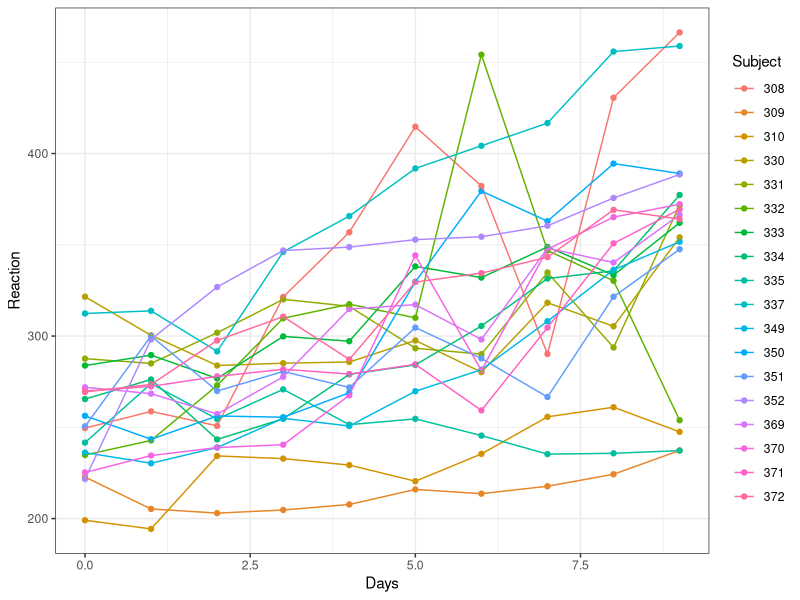
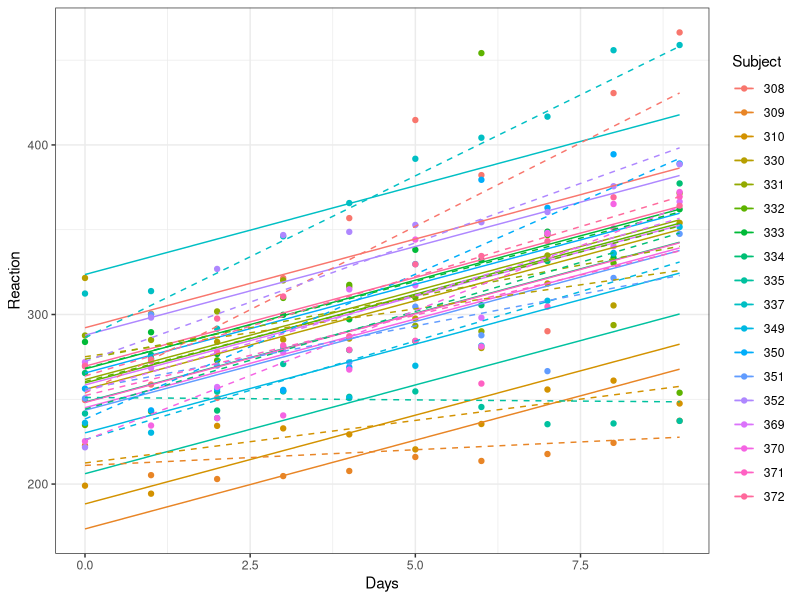
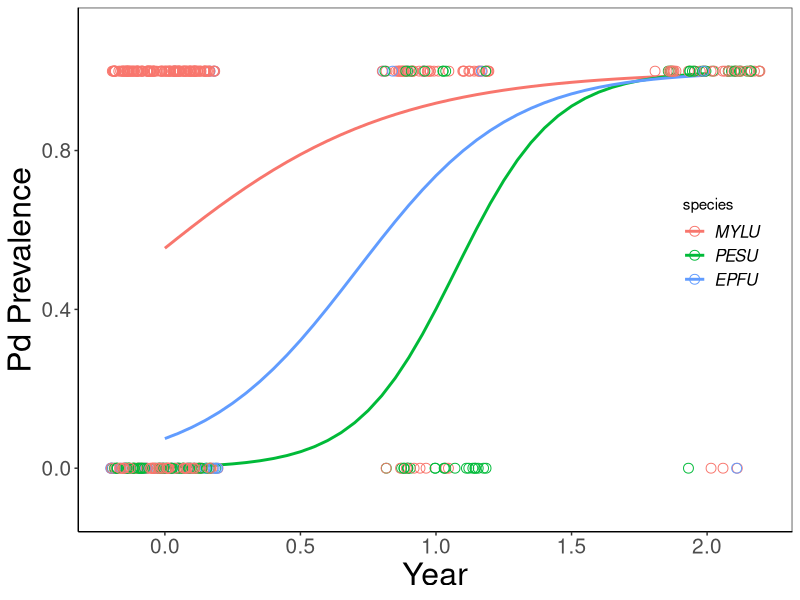
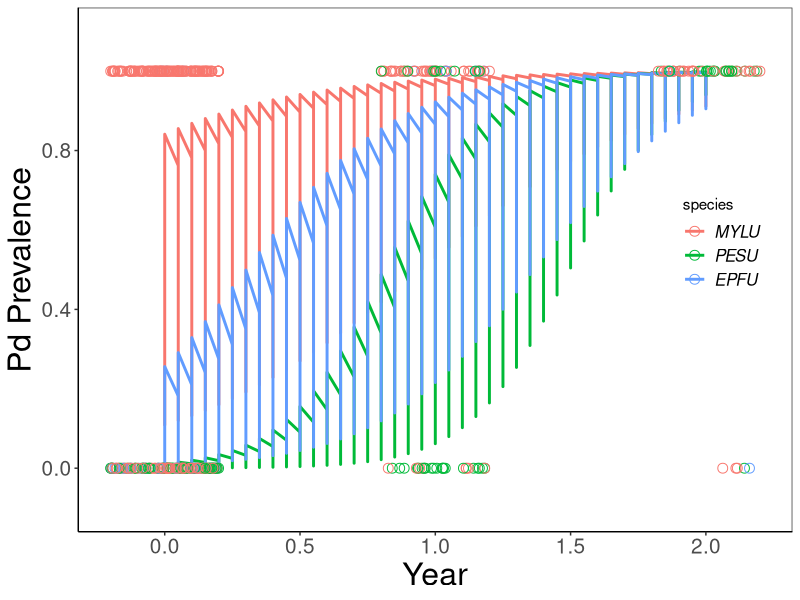
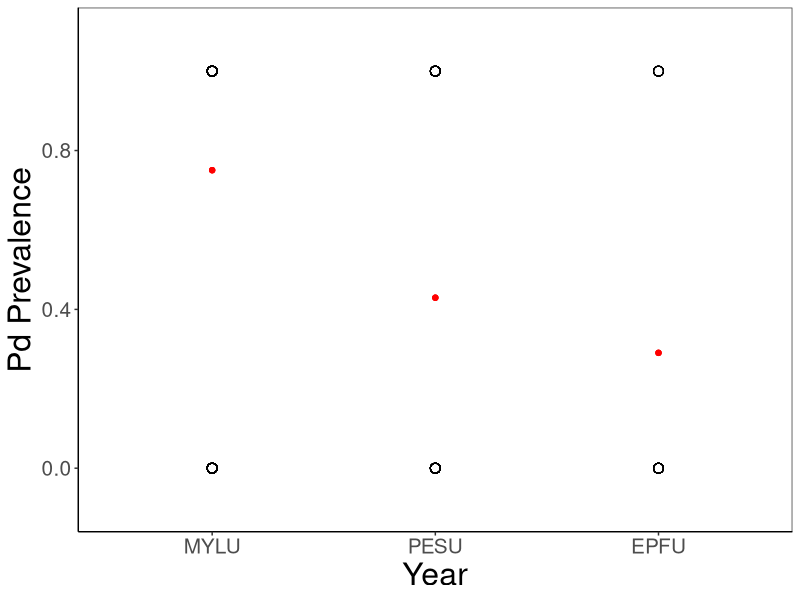

Write R code to recreate these figures, in order.

rm(list=ls()) # clears workspace

#ex12_mixed_models
##load important packages##
library(ggplot2)
library(MASS)
library(reshape2)
library(tidyverse)

#probably a new package
#install.packages("lme4")
library(lme4)
head(sleepstudy)

#lets take a look at the data
library(ggplot2); theme_set(theme_bw())
q0 <- (ggplot(sleepstudy, aes(Days, Reaction, colour = Subject))
       + geom_point())  ## points only, use later
print(q0+geom_line())

#run models
lm2 <- lmer(Reaction~Days + (1|Subject),data=sleepstudy) ## rand intercept
lm3 <- lmer(Reaction~Days + (Days|Subject),data=sleepstudy) ## rand slopes and intercepts

#lets look at the first model
summary(lm2)

#we don't get a p-value, only a t value
#this is because understanding the df with random effects is hard
#my recommendation: estimate the random effects conservative (e.g. the largest number of df they could potentially take up)
#here, we have 18 subjects, plus the fixed effect Days (which is continous)
#therefore, our df = Numbers of obs (180) - (all the levels of fixed effects) - (all the levels of random effects)
#180 - 18 - 1
180 - 18 - 1
#161
t.value = 13.02
p.value = 2*pt(t.value, df = 161, lower=FALSE)
#draw from the t distribution to get the probability (p-value) at your calculated t-value
p.value
#a good rule of thumb is that if you have a lot of data, you want a t-value > 2

#what are diffs between the models above?
pp <- expand.grid(Days=0:9,Subject=levels(sleepstudy$Subject))
#create a new data frame with all the stuff for each subjuet
pp2 <- cbind(pp,Reaction=predict(lm2,newdata=pp))
#make a new dataframe, pp2, and predict lm2
pp3 <- cbind(pp,Reaction=predict(lm3,newdata=pp))
#make a new dataframe, pp2, and predict lm3

print(q0
      + geom_line(data=pp2)
      + geom_line(data=pp3,lty=2))
#the dashed lines are nested and the solid line are not!


##NOW FOR A GLMM##
bat = read.csv("bat_data.csv")
head(bat)

#make a year column
bat$date = as.Date(bat$date, "%m/%d/%y")
bat$year = format(bat$date, "%y")
bat$year = as.numeric(bat$year)
bat$year = bat$year - min(bat$year)

#drop a species that dies too early
bat = subset(bat, species!="MYSE")
#and substrate
bat = subset(bat, species!="SUBSTRATE")


#glms - binomial
gm1 = glmer(gd~species + (1|site),data=bat, family = "binomial")
summary(gm1)
#the GLM version of this will give us p-values
library(car)
Anova(gm1)

gm2 = glmer(gd~species*year + (1|site),data=bat, family = "binomial")
summary(gm2)

anova(gm1,gm2)

#let's predict g2
newdat = expand.grid(species = unique(bat$species),
                     year=seq(min(bat$year),max(bat$year),by = .05),
                     site = unique(bat$site)
                     )
newdat$yhat = predict(gm2,newdata= newdat,re.form=NA,type="response")
#note - I use response to transform from logit space to response variable space
#I used re.form to drop random effects because I don't care about the site effects

#let's plot the prediction
r=ggplot(data=newdat, aes(x=year,y=yhat,col=species))+ 
  geom_line(size=1)+
  geom_point(data = bat, aes(x = jitter(year), y = gd),size=3, shape = 1)+
  ylab("Pd Prevalence")+
  xlab("Year")+
  coord_cartesian(ylim=c(-0.1,1.1))+ #zoom in
  theme_bw() + 
  theme(axis.title=element_text(size=23),axis.text=element_text(size=15),panel.grid = element_blank(), axis.line=element_line(),legend.position=c(.9,.55),legend.text = element_text(size=12,face="italic"))
print(r)

#what if I hadn't dropped the site effects?

newdat$yhat = predict(gm2,newdata= newdat,type="response")
r=ggplot(data=newdat, aes(x=year,y=yhat,col=species))+ 
  geom_line(size=1)+
  geom_point(data = bat, aes(x = jitter(year), y = gd),size=3, shape = 1)+
  ylab("Pd Prevalence")+
  xlab("Year")+
  coord_cartesian(ylim=c(-0.1,1.1))+
  theme_bw() + 
  theme(axis.title=element_text(size=23),axis.text=element_text(size=15),panel.grid = element_blank(), axis.line=element_line(),legend.position=c(.9,.55),legend.text = element_text(size=12,face="italic"))
print(r)

#yikes

##what if we want to predict categorical
newdat2 = expand.grid(species = unique(bat$species),
                     site = unique(bat$site)
)
newdat2$yhat = predict(gm1,newdata= newdat2,re.form=NA,type="response")
#note - I use response to transform from logit space to response variable space
#I used re.form to drop random effects because I don't care about the site effects

#let's plot the prediction
r=ggplot(data=newdat2, aes(x=species,y=yhat))+ 
geom_point(color="red")  +
geom_point(data = bat, aes(x = species, y = gd),size=3, shape = 1)+
  ylab("Pd Prevalence")+
  xlab("Year")+
  coord_cartesian(ylim=c(-0.1,1.1))+
  theme_bw() + 
  theme(axis.title=element_text(size=23),axis.text=element_text(size=15),panel.grid = element_blank(), axis.line=element_line(),legend.position=c(.9,.55),legend.text = element_text(size=12,face="italic"))
print(r)


#negative binomial example with mixed models#
#ex12_nb_mixed

liz = read.csv("lizards.csv")

library(lme4)

## run mixed model
m.nb <- glmer.nb(N ~ time*light + (1|height), data=liz)
#look at mixed model
summary(m.nb)

